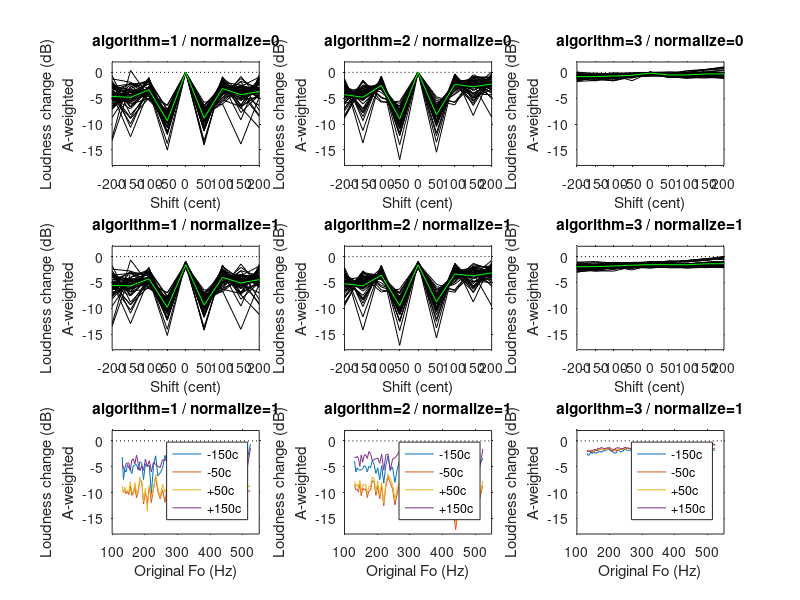
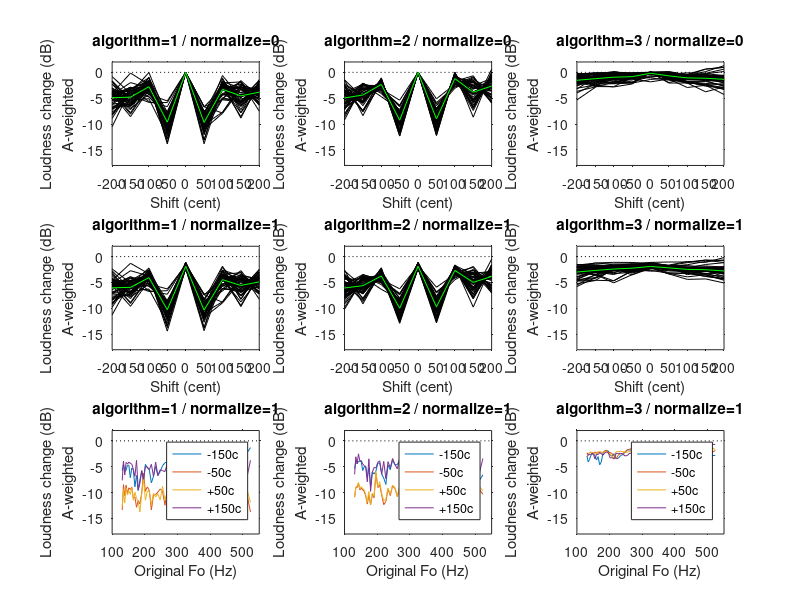

Source code (MATLAB) for these figures, in order: (Note: this script raises an error after producing the figures.)
% show data
clear
load tests/ampcalcHPF

A2 = 110;
cent = 300:50:2700;
freq = A2*2.^(cent./1200);
adAM = fdbkampAhpf(1:49,:,:,:) - repmat(realampAhpf(1:49),[1 9 3 2]);
adAF = fdbkampAhpf(50:98,:,:,:) - repmat(realampAhpf(50:98),[1 9 3 2]);

yl = [-18 2];

fig = figure;
set(fig,'name','malevoice');
subplot(3,3,1)
plot(shift,adAM(:,:,1,1)','k',shift,mean(adAM(:,:,1,1)),'g',[-200 200],[0 0],'k:')
title('algorithm=1 / normalize=0')
set(gca,'tickdir','out','ylim',yl,'xtick',shift);
xlabel('Shift (cent)'); ylabel({'Loudness change (dB)','A-weighted'});

subplot(3,3,2)
plot(shift,adAM(:,:,2,1)','k',shift,mean(adAM(:,:,2,1)),'g',[-200 200],[0 0],'k:')
title('algorithm=2 / normalize=0')
set(gca,'tickdir','out','ylim',yl,'xtick',shift);
xlabel('Shift (cent)'); ylabel({'Loudness change (dB)','A-weighted'});

subplot(3,3,3)
plot(shift,adAM(:,:,3,1)','k',shift,mean(adAM(:,:,3,1)),'g',[-200 200],[0 0],'k:')
title('algorithm=3 / normalize=0')
set(gca,'tickdir','out','ylim',yl,'xtick',shift);
xlabel('Shift (cent)'); ylabel({'Loudness change (dB)','A-weighted'});

subplot(3,3,4)
plot(shift,adAM(:,:,1,2)','k',shift,mean(adAM(:,:,1,2)),'g',[-200 200],[0 0],'k:')
title('algorithm=1 / normalize=1')
set(gca,'tickdir','out','ylim',yl,'xtick',shift);
xlabel('Shift (cent)'); ylabel({'Loudness change (dB)','A-weighted'});

subplot(3,3,5)
plot(shift,adAM(:,:,2,2)','k',shift,mean(adAM(:,:,2,2)),'g',[-200 200],[0 0],'k:')
title('algorithm=2 / normalize=1')
set(gca,'tickdir','out','ylim',yl,'xtick',shift);
xlabel('Shift (cent)'); ylabel({'Loudness change (dB)','A-weighted'});

subplot(3,3,6)
plot(shift,adAM(:,:,3,2)','k',shift,mean(adAM(:,:,3,2)),'g',[-200 200],[0 0],'k:')
title('algorithm=3 / normalize=1')
set(gca,'tickdir','out','ylim',yl,'xtick',shift);
xlabel('Shift (cent)'); ylabel({'Loudness change (dB)','A-weighted'});

subplot(3,3,7);
plot(freq,adAM(:,[2 4 6 8],1,2),'-',[0 600],[0 0],'k:')
title('algorithm=1 / normalize=1')
legend({'-150c','-50c','+50c','+150c'},'location','best');
set(gca,'tickdir','out','ylim',yl,'xlim',[100 550]);
xlabel('Original Fo (Hz)'); ylabel({'Loudness change (dB)','A-weighted'});

subplot(3,3,8);
plot(freq,adAM(:,[2 4 6 8],2,2),'-',[0 600],[0 0],'k:')
title('algorithm=2 / normalize=1')
legend({'-150c','-50c','+50c','+150c'},'location','best');
set(gca,'tickdir','out','ylim',yl,'xlim',[100 550]);
xlabel('Original Fo (Hz)'); ylabel({'Loudness change (dB)','A-weighted'});

subplot(3,3,9);
plot(freq,adAM(:,[2 4 6 8],3,2),'-',[0 600],[0 0],'k:')
title('algorithm=3 / normalize=1')
legend({'-150c','-50c','+50c','+150c'},'location','best');
set(gca,'tickdir','out','ylim',yl,'xlim',[100 550]);
xlabel('Original Fo (Hz)'); ylabel({'Loudness change (dB)','A-weighted'});

%%
fig = figure;
set(fig,'name','femalevoice');

subplot(3,3,1)
plot(shift,adAF(:,:,1,1)','k',shift,mean(adAF(:,:,1,1)),'g',[-200 200],[0 0],'k:')
title('algorithm=1 / normalize=0')
set(gca,'tickdir','out','ylim',yl,'xtick',shift);
xlabel('Shift (cent)'); ylabel({'Loudness change (dB)','A-weighted'});

subplot(3,3,2)
plot(shift,adAF(:,:,2,1)','k',shift,mean(adAF(:,:,2,1)),'g',[-200 200],[0 0],'k:')
title('algorithm=2 / normalize=0')
set(gca,'tickdir','out','ylim',yl,'xtick',shift);
xlabel('Shift (cent)'); ylabel({'Loudness change (dB)','A-weighted'});

subplot(3,3,3)
plot(shift,adAF(:,:,3,1)','k',shift,mean(adAF(:,:,3,1)),'g',[-200 200],[0 0],'k:')
title('algorithm=3 / normalize=0')
set(gca,'tickdir','out','ylim',yl,'xtick',shift);
xlabel('Shift (cent)'); ylabel({'Loudness change (dB)','A-weighted'});

subplot(3,3,4)
plot(shift,adAF(:,:,1,2)','k',shift,mean(adAF(:,:,1,2)),'g',[-200 200],[0 0],'k:')
title('algorithm=1 / normalize=1')
set(gca,'tickdir','out','ylim',yl,'xtick',shift);
xlabel('Shift (cent)'); ylabel({'Loudness change (dB)','A-weighted'});

subplot(3,3,5)
plot(shift,adAF(:,:,2,2)','k',shift,mean(adAF(:,:,2,2)),'g',[-200 200],[0 0],'k:')
title('algorithm=2 / normalize=1')
set(gca,'tickdir','out','ylim',yl,'xtick',shift);
xlabel('Shift (cent)'); ylabel({'Loudness change (dB)','A-weighted'});

subplot(3,3,6)
plot(shift,adAF(:,:,3,2)','k',shift,mean(adAF(:,:,3,2)),'g',[-200 200],[0 0],'k:')
title('algorithm=3 / normalize=1')
set(gca,'tickdir','out','ylim',yl,'xtick',shift);
xlabel('Shift (cent)'); ylabel({'Loudness change (dB)','A-weighted'});

subplot(3,3,7);
plot(freq,adAF(:,[2 4 6 8],1,2),'-',[0 600],[0 0],'k:')
title('algorithm=1 / normalize=1')
legend({'-150c','-50c','+50c','+150c'},'location','best');
set(gca,'tickdir','out','ylim',yl,'xlim',[100 550]);
xlabel('Original Fo (Hz)'); ylabel({'Loudness change (dB)','A-weighted'});

subplot(3,3,8);
plot(freq,adAF(:,[2 4 6 8],2,2),'-',[0 600],[0 0],'k:')
title('algorithm=2 / normalize=1')
legend({'-150c','-50c','+50c','+150c'},'location','best');
set(gca,'tickdir','out','ylim',yl,'xlim',[100 550]);
xlabel('Original Fo (Hz)'); ylabel({'Loudness change (dB)','A-weighted'});

subplot(3,3,9);
plot(freq,adAF(:,[2 4 6 8],3,2),'-',[0 600],[0 0],'k:')
title('algorithm=3 / normalize=1')
legend({'-150c','-50c','+50c','+150c'},'location','best');
set(gca,'tickdir','out','ylim',yl,'xlim',[100 550]);
xlabel('Original Fo (Hz)'); ylabel({'Loudness change (dB)','A-weighted'});

%%
figure
%%
adswAM = fdbkampAhpf(99,:,:,:) - repmat(realampAhpf(99),[1 9 3 2]);
adswAF = fdbkampAhpf(100,:,:,:) - repmat(realampAhpf(100),[1 9 3 2]);
adswAM = squeeze(adswAM);
adswAF = squeeze(adswAF);
Fdat = load('sweep_female_F3-F4_HPF.mat');
Mdat = load('sweep_male_C3-C4_HPF.mat');

rfs = 1000;
win = kaiser(round(0.1*fs),20);
realswFenv = resample(10*log(filter(win,1,Fdat.realHPF.^2)),rfs,fs);
realswMenv = resample(10*log(filter(win,1,Mdat.realHPF.^2)),rfs,fs);
tempF = Fdat.fdbkmatHPF(:,:);
tempM = Mdat.fdbkmatHPF(:,:);
tempFr = resample(10*log(filter(win,1,tempF.^2)),rfs,fs);
tempMr = resample(10*log(filter(win,1,tempM.^2)),rfs,fs);
fdbkswFenv = reshape(tempFr,[3000 9 3 2]);
fdbkswMenv = reshape(tempMr,[3000 9 3 2]);
swdiffF = fdbkswFenv - repmat(realswFenv,[1 9 3 2]);
swdiffM = fdbkswMenv - repmat(realswMenv,[1 9 3 2]);

%%
rng = 520 + (1:2000);
swdMr = swdiffM(rng,:,:,:);
tvec = (1:length(rng))'/rfs;
jcm = jet;
co = jcm(2:7:64,:);
set(groot,'defaultAxesColorOrder',co)
yl = [-40 5];

fig = figure;
set(fig,'name','male sweep');
subplot(2,3,1)
plot(tvec*1000,swdMr(:,:,1,1));
set(gca,'tickdir','out','ylim',yl); 
title('algorithm=1 / normalize=0')
xlabel('Time (ms)'); ylabel({'Loudness difference (dB)','A-weighted'});

subplot(2,3,2)
plot(tvec*1000,swdMr(:,:,2,1));
set(gca,'tickdir','out','ylim',yl); 
title('algorithm=2 / normalize=0')
xlabel('Time (ms)'); ylabel({'Loudness difference (dB)','A-weighted'});

subplot(2,3,3)
plot(tvec*1000,swdMr(:,:,3,1));
set(gca,'tickdir','out','ylim',yl); 
title('algorithm=3 / normalize=0')
xlabel('Time (ms)'); ylabel({'Loudness difference (dB)','A-weighted'});

subplot(2,3,4)
plot(tvec*1000,swdMr(:,:,1,2));
set(gca,'tickdir','out','ylim',yl); 
title('algorithm=1 / normalize=1')
xlabel('Time (ms)'); ylabel({'Loudness difference (dB)','A-weighted'});

subplot(2,3,5)
plot(tvec*1000,swdMr(:,:,2,2));
set(gca,'tickdir','out','ylim',yl); 
title('algorithm=2 / normalize=1')
xlabel('Time (ms)'); ylabel({'Loudness difference (dB)','A-weighted'});

subplot(2,3,6)
plot(tvec*1000,swdMr(:,:,3,2));
set(gca,'tickdir','out','ylim',yl); 
title('algorithm=3 / normalize=1')
xlabel('Time (ms)'); ylabel({'Loudness difference (dB)','A-weighted'});
legend(cellstr(num2str(shift')))

%%
rng = 530 + (1:2000);
swdFr = swdiffF(rng,:,:,:);
fig = figure;
set(fig,'name','female sweep');
subplot(2,3,1)
plot(tvec*1000,swdFr(:,:,1,1));
set(gca,'tickdir','out','ylim',yl); 
title('algorithm=1 / normalize=0')
xlabel('Time (ms)'); ylabel({'Loudness difference (dB)','A-weighted'});

subplot(2,3,2)
plot(tvec*1000,swdFr(:,:,2,1));
set(gca,'tickdir','out','ylim',yl); 
title('algorithm=2 / normalize=0')
xlabel('Time (ms)'); ylabel({'Loudness difference (dB)','A-weighted'});

subplot(2,3,3)
plot(tvec*1000,swdFr(:,:,3,1));
set(gca,'tickdir','out','ylim',yl); 
title('algorithm=3 / normalize=0')
xlabel('Time (ms)'); ylabel({'Loudness difference (dB)','A-weighted'});

subplot(2,3,4)
plot(tvec*1000,swdFr(:,:,1,2));
set(gca,'tickdir','out','ylim',yl); 
title('algorithm=1 / normalize=1')
xlabel('Time (ms)'); ylabel({'Loudness difference (dB)','A-weighted'});

subplot(2,3,5)
plot(tvec*1000,swdFr(:,:,2,2));
set(gca,'tickdir','out','ylim',yl); 
title('algorithm=2 / normalize=1')
xlabel('Time (ms)'); ylabel({'Loudness difference (dB)','A-weighted'});

subplot(2,3,6)
plot(tvec*1000,swdFr(:,:,3,2));
set(gca,'tickdir','out','ylim',yl); 
title('algorithm=3 / normalize=1')
xlabel('Time (ms)'); ylabel({'Loudness difference (dB)','A-weighted'});
legend(cellstr(num2str(shift')))
